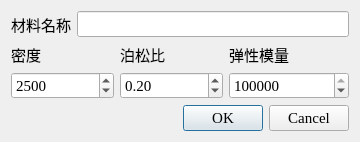
<?xml version="1.0" encoding="UTF-8"?>
<ui version="4.0">
 <class>MaterialInputDialog</class>
 <widget class="QDialog" name="MaterialInputDialog">
  <property name="geometry">
   <rect>
    <x>0</x>
    <y>0</y>
    <width>360</width>
    <height>139</height>
   </rect>
  </property>
  <property name="font">
   <font>
    <family>Times New Roman</family>
    <pointsize>11</pointsize>
   </font>
  </property>
  <property name="windowTitle">
   <string>Dialog</string>
  </property>
  <layout class="QVBoxLayout" name="verticalLayout_5">
   <item>
    <layout class="QVBoxLayout" name="verticalLayout_4">
     <item>
      <layout class="QHBoxLayout" name="horizontalLayout">
       <item>
        <widget class="QLabel" name="label_4">
         <property name="text">
          <string>材料名称</string>
         </property>
        </widget>
       </item>
       <item>
        <widget class="QLineEdit" name="MaterialName"/>
       </item>
      </layout>
     </item>
     <item>
      <layout class="QHBoxLayout" name="horizontalLayout_2">
       <item>
        <layout class="QVBoxLayout" name="verticalLayout_3">
         <item>
          <widget class="QLabel" name="label_3">
           <property name="text">
            <string>密度</string>
           </property>
          </widget>
         </item>
         <item>
          <widget class="QDoubleSpinBox" name="density">
           <property name="minimumSize">
            <size>
             <width>100</width>
             <height>0</height>
            </size>
           </property>
           <property name="prefix">
            <string/>
           </property>
           <property name="decimals">
            <number>0</number>
           </property>
           <property name="maximum">
            <double>100000.000000000000000</double>
           </property>
           <property name="singleStep">
            <double>100.000000000000000</double>
           </property>
           <property name="stepType">
            <enum>QAbstractSpinBox::AdaptiveDecimalStepType</enum>
           </property>
           <property name="value">
            <double>2500.000000000000000</double>
           </property>
          </widget>
         </item>
        </layout>
       </item>
       <item>
        <layout class="QVBoxLayout" name="verticalLayout_2">
         <item>
          <widget class="QLabel" name="label_2">
           <property name="text">
            <string>泊松比</string>
           </property>
          </widget>
         </item>
         <item>
          <widget class="QDoubleSpinBox" name="possionsRatio">
           <property name="minimumSize">
            <size>
             <width>100</width>
             <height>0</height>
            </size>
           </property>
           <property name="maximum">
            <double>0.500000000000000</double>
           </property>
           <property name="singleStep">
            <double>0.050000000000000</double>
           </property>
           <property name="value">
            <double>0.200000000000000</double>
           </property>
          </widget>
         </item>
        </layout>
       </item>
       <item>
        <layout class="QVBoxLayout" name="verticalLayout">
         <item>
          <widget class="QLabel" name="label">
           <property name="minimumSize">
            <size>
             <width>120</width>
             <height>0</height>
            </size>
           </property>
           <property name="text">
            <string>弹性模量</string>
           </property>
          </widget>
         </item>
         <item>
          <widget class="QDoubleSpinBox" name="modulus">
           <property name="minimumSize">
            <size>
             <width>120</width>
             <height>0</height>
            </size>
           </property>
           <property name="prefix">
            <string/>
           </property>
           <property name="decimals">
            <number>0</number>
           </property>
           <property name="maximum">
            <double>1000000000000.000000000000000</double>
           </property>
           <property name="stepType">
            <enum>QAbstractSpinBox::AdaptiveDecimalStepType</enum>
           </property>
           <property name="value">
            <double>100000000000.000000000000000</double>
           </property>
          </widget>
         </item>
        </layout>
       </item>
      </layout>
     </item>
    </layout>
   </item>
   <item>
    <widget class="QDialogButtonBox" name="buttonBox">
     <property name="orientation">
      <enum>Qt::Horizontal</enum>
     </property>
     <property name="standardButtons">
      <set>QDialogButtonBox::Cancel|QDialogButtonBox::Ok</set>
     </property>
    </widget>
   </item>
  </layout>
 </widget>
 <resources/>
 <connections>
  <connection>
   <sender>buttonBox</sender>
   <signal>accepted()</signal>
   <receiver>MaterialInputDialog</receiver>
   <slot>accept()</slot>
   <hints>
    <hint type="sourcelabel">
     <x>248</x>
     <y>254</y>
    </hint>
    <hint type="destinationlabel">
     <x>157</x>
     <y>274</y>
    </hint>
   </hints>
  </connection>
  <connection>
   <sender>buttonBox</sender>
   <signal>rejected()</signal>
   <receiver>MaterialInputDialog</receiver>
   <slot>reject()</slot>
   <hints>
    <hint type="sourcelabel">
     <x>316</x>
     <y>260</y>
    </hint>
    <hint type="destinationlabel">
     <x>286</x>
     <y>274</y>
    </hint>
   </hints>
  </connection>
 </connections>
</ui>
